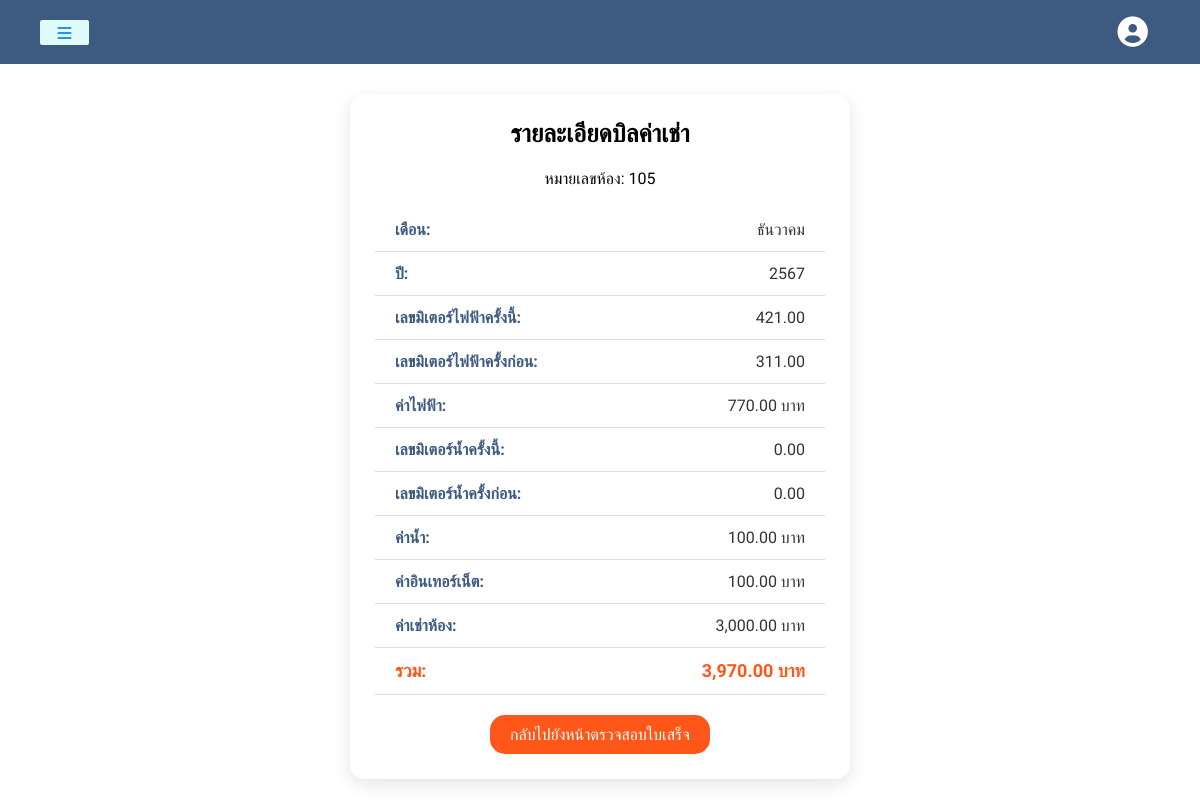
Screenshot of /view_receipt_renter.php?id=166 (signed in) with the database file from the repository.
### tables this page shows
CREATE TABLE `receipts` (
  `id` int(11) NOT NULL,
  `user_id` int(11) NOT NULL,
  `room_number` varchar(10) NOT NULL,
  `month` varchar(20) DEFAULT NULL,
  `year` int(11) NOT NULL,
  `electricity_cost` decimal(10,2) NOT NULL,
  `water_cost` decimal(10,2) NOT NULL,
  `internet_cost` decimal(10,2) NOT NULL,
  `room_cost` decimal(10,2) NOT NULL,
  `total_cost` decimal(10,2) NOT NULL,
  `created_at` timestamp NOT NULL DEFAULT current_timestamp(),
  `apartment_id` int(11) NOT NULL,
  `electricity_meter` decimal(10,2) DEFAULT NULL,
  `electricity_meter_previous` decimal(10,2) DEFAULT NULL,
  `water_meter` decimal(10,2) DEFAULT NULL,
  `water_meter_previous` decimal(10,2) DEFAULT NULL,
  `viewed` tinyint(1) DEFAULT 0,
  `status` enum('paid','unpaid') NOT NULL DEFAULT 'unpaid'
);

### view_receipt_renter.php (the view, shortened to what this page needs)
<?php
include('server.php');
$receipt_id = $_GET['id'];
$query = "SELECT * FROM receipts WHERE id = ?";
$stmt = $con->prepare($query);
$stmt->bind_param('i', $receipt_id);
$stmt->execute();
$result = $stmt->get_result();
$receipt = $result->fetch_assoc();
?>
<!DOCTYPE html>
<html lang="en">
<head>
    <link rel="stylesheet" href="https://cdnjs.cloudflare.com/ajax/libs/font-awesome/6.0.0-beta3/css/all.min.css">
    <link rel="stylesheet" href="assets/css/home.css">
    <link rel="stylesheet" href="assets/css/view_receipt_renter.css">
    <link rel="stylesheet" href="assets/css/dropdown.css">
</head>
<body>
<div class="container">
    <header class="header">
        <button class="btn-toggle"><i class="fa-solid fa-bars"></i></button>
        <nav>
            <ul>
                <li class="dropdown">
                    <div class="dropbtn">
                        <i class="fa-solid fa-circle-user fa-2x"></i>
                    </div>
                </li>
            </ul>
        </nav>
    </header>
    <div class="container">
    <form method="POST" action="">
    <h2>รายละเอียดบิลค่าเช่า</h2>
    <p>หมายเลขห้อง: <?php echo htmlspecialchars($receipt['room_number']); ?></p>
    <table>
        <tbody>
            <tr>
                <td>เดือน:</td>
                <td><?php echo htmlspecialchars($receipt['month']); ?></td>
            </tr>
            <tr>
                <td>ปี:</td>
                <td><?php echo htmlspecialchars($receipt['year']); ?></td>
            </tr>
            <tr>
                <td>เลขมิเตอร์ไฟฟ้าครั้งนี้:</td>
                <td><?php echo htmlspecialchars($receipt['electricity_meter']); ?></td>
            </tr>
            <tr>
                <td>เลขมิเตอร์ไฟฟ้าครั้งก่อน:</td>
                <td><?php echo htmlspecialchars($receipt['electricity_meter_previous']); ?></td>
            </tr>
            <tr>
                <td>ค่าไฟฟ้า:</td>
                <td><?php echo htmlspecialchars(number_format($receipt['electricity_cost'], 2)); ?> บาท</td>
            </tr>
            <tr>
                <td>เลขมิเตอร์น้ำครั้งนี้:</td>
                <td><?php echo htmlspecialchars($receipt['water_meter']); ?></td>
            </tr>
            <tr>
                <td>เลขมิเตอร์น้ำครั้งก่อน:</td>
                <td><?php echo htmlspecialchars($receipt['water_meter_previous']); ?></td>
            </tr>
            <tr>
                <td>ค่าน้ำ:</td>
                <td><?php echo htmlspecialchars(number_format($receipt['water_cost'], 2)); ?> บาท</td>
            </tr>
            <tr>
                <td>ค่าอินเทอร์เน็ต:</td>
                <td><?php echo htmlspecialchars(number_format($receipt['internet_cost'], 2)); ?> บาท</td>
            </tr>
            <tr>
                <td>ค่าเช่าห้อง:</td>
                <td><?php echo htmlspecialchars(number_format($receipt['room_cost'], 2)); ?> บาท</td>
            </tr>
            <tr>
                <td><strong>รวม:</strong></td>
                <td><strong><?php echo htmlspecialchars(number_format($receipt['total_cost'], 2)); ?> บาท</strong></td>
            </tr>
        </tbody>
    </table>
    <a href="renter_check_bill.php" class="btn">กลับไปยังหน้าตรวจสอบใบเสร็จ</a>
    </form>
</div>
</body>
</html>

### assets/css/home.css (style rules this page uses)
:root { --padding: 0.5rem; --margin-left: 0.5rem; --smoky-black: #3d5a80; --pine-tree: #3d5a80; --blue: #2191fb; --white: #e0fbfc; --font-size: 0.8rem; }
* { margin: 0; padding: 0; box-sizing: border-box; text-decoration: none; }
body { font-family: "Prompt", sans-serif; }
.container { width: auto; min-height: 100vh; transition: margin-left 0.3s linear; }
.header { width: 100%; height: 50px; display: flex; justify-content: start; align-items: center; background-color: var(--pine-tree); }
.btn-toggle { width: 50px; height: 25px; border: none; border-radius: 2px; display: flex; justify-content: center; align-items: center; padding: var(--padding); background-color: var(--white); color: var(--blue); margin-left: var(--margin-left); cursor: pointer; transition: all 0.3s linear; }

### assets/css/view_receipt_renter.css (style rules this page uses)
* { margin: 0; padding: 0; box-sizing: border-box; }
header { position: sticky; top: 0; background: #3d5a80; padding: 2rem 2rem; }
nav { width: 100%; display: flex; justify-content: space-between; align-items: center; }
ul { display: flex; margin: 0; padding: 0; list-style: none; }
li { margin-right: 20px; font-size: 20px; font-weight: bold; }
.header button { margin-top: 1px; padding: 10px 15px; font-size: 16px; }
form { background-color: #fff; padding: 25px; border-radius: 15px; box-shadow: 0 6px 18px rgba(0, 0, 0, 0.1); display: flex; flex-direction: column; align-items: center; width: 100%; max-width: 500px; margin: 30px auto; }
h2 { font-size: 25px; font-weight: 600; color: #000000; text-align: center; margin-bottom: 20px; }
table { width: 100%; border-collapse: collapse; margin: 20px 0; }
table tbody tr { border-bottom: 1px solid #ddd; }
table td { padding: 12px 20px; text-align: left; font-size: 16px; color: #333; }
table tr td:first-child { font-weight: 600; color: #3d5a80; }
table tr:last-child td { border-bottom: none; }
table tr:last-child td strong { font-size: 18px; color: #ff5619; }
table td:last-child { text-align: right; }
.btn { display: inline-block; padding: 10px 20px; background-color: #ff5619; color: white; text-decoration: none; border-radius: 15px; text-align: center; font-size: 16px; transition: background-color 0.3s; }

### assets/css/dropdown.css (style rules this page uses)
.dropdown .dropbtn { background-color: transparent; border: none; cursor: pointer; }
.dropdown .dropbtn i { font-size: 1.9rem; color: white; }

### rows the page displays
receipts: room_number "105", month "ธันวาคม", year "2567", electricity_meter "421.00", electricity_meter_previous "311.00", electricity_cost "770.00", water_meter "0.00", water_meter_previous "0.00", water_cost "100.00", internet_cost "100.00", room_cost "3,000.00", total_cost "3,970.00"
